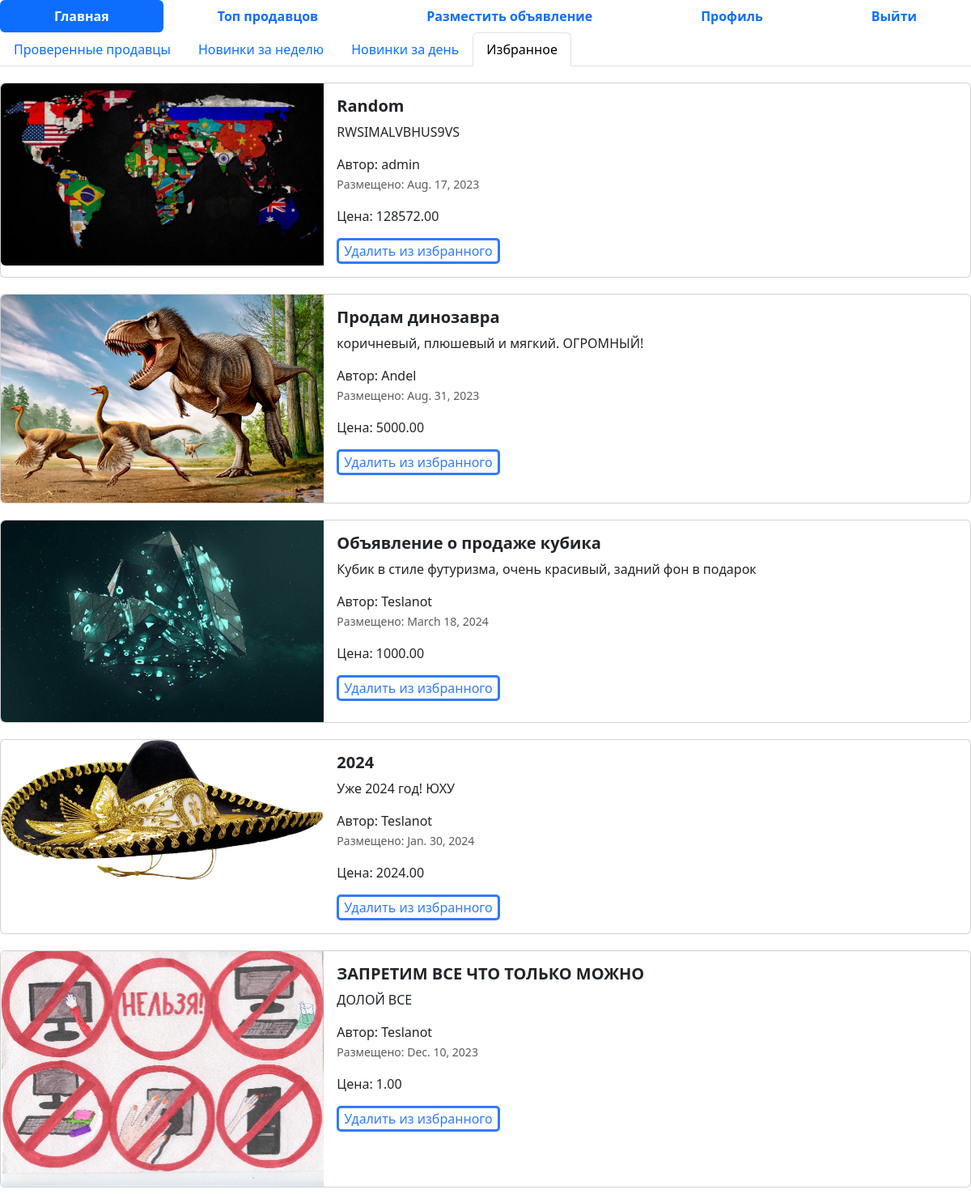
Page /favorites (signed in) on the earlier database version.
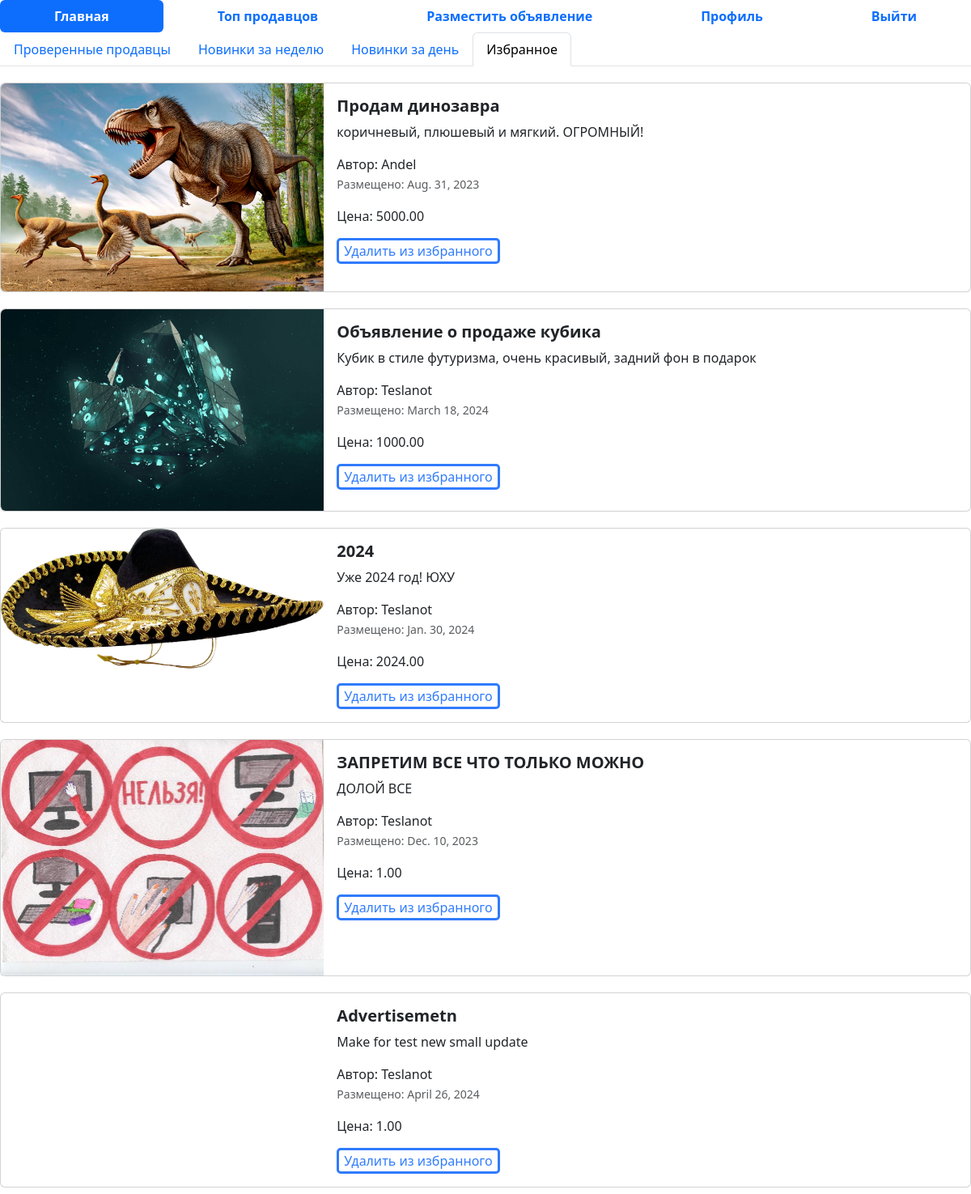
Same page on the later database version.
### add/models.py (models this page shows, shortened)
class Advertisement(models.Model):
    title = models.CharField("Заголовок",max_length= 128)#validators=[RegexValidator('[?+-/%]', inverse_match=True)]
    descriptions = models.TextField('Описание')
    prices = models.DecimalField(' Цена' , max_digits= 10 , decimal_places = 2)
    auction = models.BooleanField('Торг', help_text= 'Уместен ли торг')
    created = models.DateField(auto_now_add=True)
    update = models.DateField(auto_now=True)
    user = models.ForeignKey(User, on_delete=models.CASCADE) # если User буджет удален то все обьявления связанные с ним тоже будут удалены
    image = models.ImageField("Изображения", upload_to='advertisements/')
    favorites = models.ManyToManyField(User, related_name='favorite_adv')
    def get_absolute_url(self):
        return reverse("post_adv_detail", kwargs={"pk": self.pk})# pk тоже самое что и id в модели
    class Meta:
       db_table = 'Advertisement'

### add/views.py (the view)
# urls.py: path("favorites", favorit_list, name='favorit_list'),
def favorit_list(request):
    user = request.user
    favorites = user.favorite_adv.all() # Получаем все объявления, которые у пользователя в избранном
    context = {"favorite_list": favorites}
    return render(request, 'all-fav.html', context)

### templates/all-fav.html (shortened to what this page needs)
{% extends 'base.html' %}
{% block content %}
<ul class="nav nav-pills sticky-top bg-white nav-fill">
  <li class="nav-item">
    <a class="nav-link active" href="{% url 'home' %}">
      <span style="font-weight: bold;">Главная</span>
    </a>
  </li>
  <li class="nav-item">
    <a class="nav-link" href="{% url 'top_sellers' %}">
      <span style="font-weight: bold;">Топ продавцов</span>
    </a>
  </li>
  {% if not user.is_authenticated %}
  <li class="nav-item">
    <a class="nav-link" href="{% url 'sign_in' %}">
      <span style="font-weight: bold;">Регистрация</span>
    </a>
  </li>
  <li class="nav-item">
    <a class="nav-link" href="{% url 'login' %}">
      <span style="font-weight: bold;">Войти</span>
    </a>
  </li>
  {% else %}
  <li class="nav-item">
    <a class="nav-link" href="{% url 'post_adv' %}">
      <span style="font-weight: bold;">Разместить объявление</span>
    </a>
  </li>
  <li class="nav-item">
    <a class="nav-link" aria-current="page" href="{% url 'profile' %}">
      <span style="font-weight: bold;">Профиль</span>
    </a>
  </li>
  <li class="nav-item">
    <a class="nav-link" href="{% url 'logout' %}">
      <span style="font-weight: bold;">Выйти</span>
    </a>
  </li>
  {% endif %}
</ul>
  <ul class="nav nav-tabs bg-white">
    <li class="nav-item">
      <a class="nav-link" aria-current="page" href="../../">Проверенные продавцы</a>
    </li>
    <li class="nav-item">
      <a class="nav-link" href="/novinki">Новинки за неделю</a>
    </li>
    <li class="nav-item">
      <a class="nav-link" href="/novinki_za_den">Новинки за день</a>
    </li>
    <li class="nav-item">
      <a class="nav-link active" href="#">Избранное</a>
    </li>
  </ul>
<div class="col">
  {%for adv in favorite_list%}
  <div class="card mb-2" style="max-width: 1200px; margin-top: 20px;">
    <div class="row g-0">
      <div class="col-md-4">
        <a href="{{ adv.get_absolute_url }}" class="nav-link">
          {% if adv.image %}
            <img src=" {{adv.image.url}} " class="img-fluid rounded-start" alt="Card title">
          {% endif %}
        </a>
      </div>
      <div class="col-md-8">
        <div class="card-body">
          <h5 class="card-title">
            <a href="{{ adv.get_absolute_url }}" class="nav-link"><strong>{{adv.title}}</strong></a>
          </h5>
          <a href="{{ adv.get_absolute_url }}" class="nav-link">
            <p class="card-text">
              {{adv.descriptions}}
            </p>
            <span>Автор: {{adv.user}}</span>
            <p class="card-text"><small class="text-muted">Размещено: {{adv.created}}</small></p>
            <span>Цена: {{adv.prices}}</span>
          </a>
          {% if user.is_authenticated %}
          {% if user in adv.favorites.all %}
          <form action="{% url 'remove_from_favorite' adv.id %}" method="post">
            <button type="submit" class="fav_button_del">Удалить из избранного</button>
          </form>
          {% else %}
          <form action="{% url 'add_to_favorites' adv.id %}" method="post">
            {% csrf_token %}
            <button type="submit" class="fav_button_on">Добавить в избранное</button>
          </form>
          {% endif %}
          {% endif %}
        </div>
      </div>
    </div>
  </div>
  {% endfor %}
</div>
{% endblock %}

### templates/base.html (shortened to what this page needs)
{% load static %}
<!DOCTYPE html>
<html lang="en">
<head>
  <link href="{% static 'css/bootstrap.min.css' %}" rel="stylesheet">
  <link rel="stylesheet" href="{% static 'css/fontello.css' %}">
  <link rel="stylesheet" href="{% static 'css/index.css' %}">
</head>
<body>
{% block content %}
{% endblock %}
</body>
</html>

### static/css/index.css (style rules this page uses)
.fav_button_del { margin-top: 15px; border: 3px solid rgb(48, 123, 253); border-radius: 5px; align-items: center; background-color: white; color: rgb(48, 123, 253); }

Differences in the rows shown:
no longer on this page (row unchanged): Advertisement: image (picture), title "Random", descriptions "RWSIMALVBHUS9VS", user "admin", created "Aug. 17, 2023", prices "128572.00", shows "Удалить из избранного"
added Advertisement: title "Advertisemetn", descriptions "Make for test new small update", user "Teslanot", created "April 26, 2024", prices "1.00", shows "Удалить из избранного"
